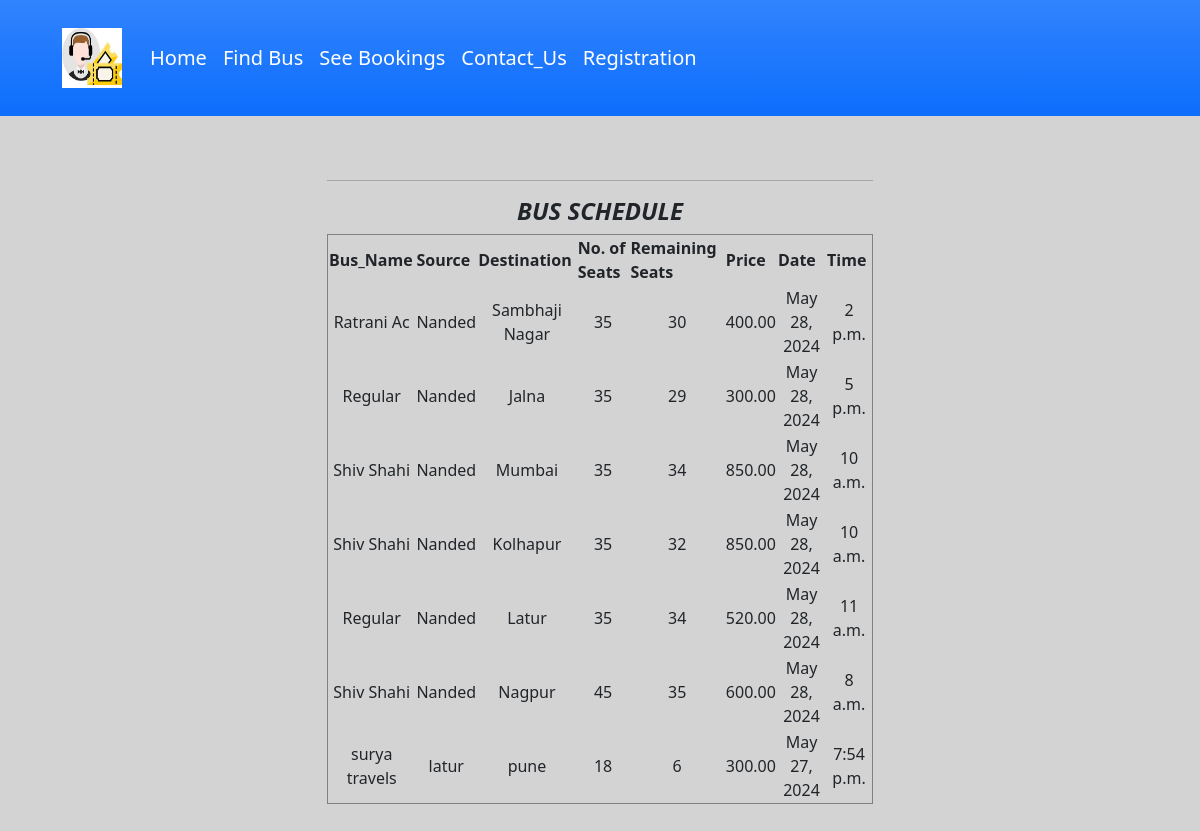
The app's page /schedule with its own data.
### myapp/models.py (models this page shows, shortened)
class Bus(models.Model):
    id = models.PositiveIntegerField(primary_key=True)
    bus_name = models.CharField(max_length=30)
    source = models.CharField(max_length=30)
    dest = models.CharField(max_length=30)
    nos = models.DecimalField(decimal_places=0, max_digits=2)
    rem = models.DecimalField(decimal_places=0, max_digits=2)
    price = models.DecimalField(decimal_places=2, max_digits=6)
    date = models.DateField()
    time = models.TimeField()
    class Meta:
        verbose_name_plural = "List of Busses"

### myapp/views.py (the view)
# urls.py: path('schedule',views.schedule,name="schedule"),
def schedule(request):
    data = Bus.objects.all()
    dicti = {
        'data': data
    }
    return render(request,'myapp/schedule.html',dicti)

### myapp/templates/myapp/schedule.html (shortened to what this page needs)
{% extends 'myapp/base.html' %}
{% block content %}
<div class="container my-5">
    <div class="row justify-content-center">
        <div class="col-lg-6 col-md-8 col-sm-10 col-xs-12">
            <div class="card-body1">
                <div class="container-fluid1">
                    <div class="schedule">
                        <table border=1  color="black" align="center" >
                        <hr color="green">
                        <h4> <center> <b><i>BUS SCHEDULE </i></b></center> </h4>
                               <table border=1  color="black" align="center" >
                          <tr>
                        <th> Bus_Name </th>
                        <th> Source </th>
                        <th> Destination </th>
                        <th> No. of Seats </th>
                        <th> Remaining Seats </th>
                        <th> Price </th>
                        <th> Date </th>
                        <th> Time </th>
                          </tr>
                        {% for aentry in data %}
                        <tr>
                  <td align="center"> {{ aentry.bus_name }} </td>
                  <td align="center"> {{ aentry.source }} </td>
                  <td align="center"> {{ aentry.dest }} </td>
                  <td align="center"> {{ aentry.nos }} </td>
                  <td align="center"> {{ aentry.rem }} </td>
                  <td align="center"> {{ aentry.price }} </td>
                  <td align="center"> {{ aentry.date }} </td>
                  <td align="center"> {{ aentry.time }} </td>
                        </tr>
                        {% endfor %}
                    </table>
                    </div>
                </div>
            </div>
            <br>
            <br>
        </div>
    </div>
</div>
{% endblock %}

### myapp/templates/myapp/base.html (shortened to what this page needs)
<!doctype html>
<html lang="en">
<head>
    <link rel="stylesheet" href="https://cdn.jsdelivr.net/npm/bootstrap@5.1.3/dist/css/bootstrap.min.css">
</head>
<body>
<nav class="navbar navbar-expand-lg navbar-light bg-gradient bg-primary">
    <div class="container">
        <a href="/" > <img src="/static/logo.jpeg" class = "logo"> </a>
        <div class="collapse navbar-collapse" id="navbarNavAltMarkup">
            <div class="navbar-nav" >
                <a class="nav-item nav-link active" href="{% url 'home' %}" style="color: white;">Home</a>
                <a class="nav-item nav-link" href="{% url 'findbus' %}" style="color: white;">Find Bus</a>
                <a class="nav-item nav-link" href="{% url 'seebookings' %}" style="color: white;">See Bookings</a>
                <a class="nav-item nav-link" href="{% url 'contact' %}" style="color: white;">Contact_Us</a>
                {% if request.user.is_active %}
                <a class="nav-item nav-link " href="{% url 'logout' %}" style="color: white;">Logout</a>
                {% else %}
                <a class="nav-item nav-link " href="{% url 'newfirst' %}" style="color: white;">Registration</a>
                {% endif %}
            </div>
        </div>
    </div>
</nav>
{% block content %}
{% endblock %}
</body>
</html>

### myapp/templates/myapp/base.html (style rules this page uses)
.logo { width:100px; height:100px; padding:20px; }
.navbar-nav { font-size:20px; }

### myapp/templates/myapp/schedule.html (style rules this page uses)
body { background-color: #d3d3d3; }

### records on screen
Bus: bus_name "Ratrani Ac", source "Nanded", dest "Sambhaji Nagar", nos "35", rem "30", price "400.00", date "May 28, 2024", time "2 p.m."
Bus: bus_name "Regular", source "Nanded", dest "Jalna", nos "35", rem "29", price "300.00", date "May 28, 2024", time "5 p.m."
Bus: bus_name "Shiv Shahi", source "Nanded", dest "Mumbai", nos "35", rem "34", price "850.00", date "May 28, 2024", time "10 a.m."
Bus: bus_name "Shiv Shahi", source "Nanded", dest "Kolhapur", nos "35", rem "32", price "850.00", date "May 28, 2024", time "10 a.m."
Bus: bus_name "Regular", source "Nanded", dest "Latur", nos "35", rem "34", price "520.00", date "May 28, 2024", time "11 a.m."
Bus: bus_name "Shiv Shahi", source "Nanded", dest "Nagpur", nos "45", rem "35", price "600.00", date "May 28, 2024", time "8 a.m."
Bus: bus_name "surya travels", source "latur", dest "pune", nos "18", rem "6", price "300.00", date "May 27, 2024", time "7:54 p.m."
